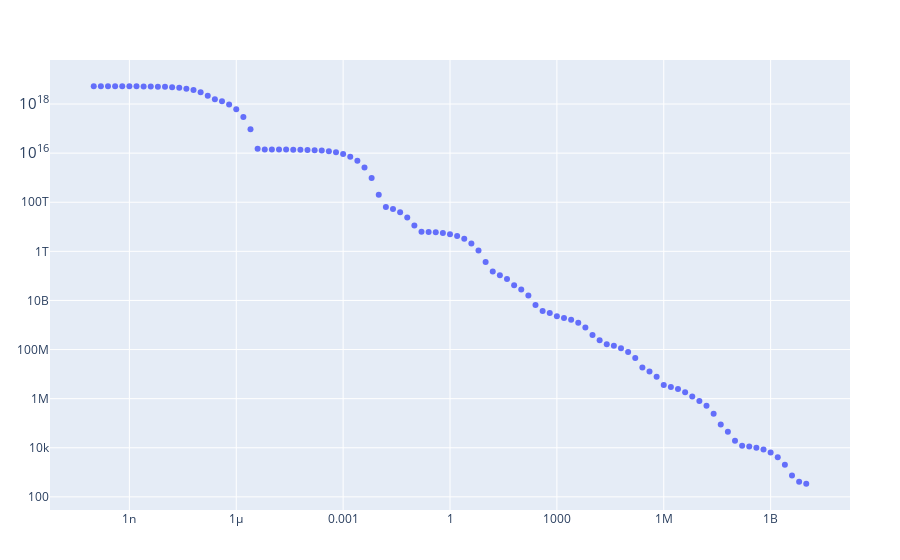

Write notebook code for a chart like this one.
### Code cell
plot(scatter(max_power_df, x=:Time_seconds, y=:Power_watts, mode="markers",
text=:Isotope, color=:Isotope),
Layout(xaxis_type = "log", yaxis_type = "log", show_scale = true))
